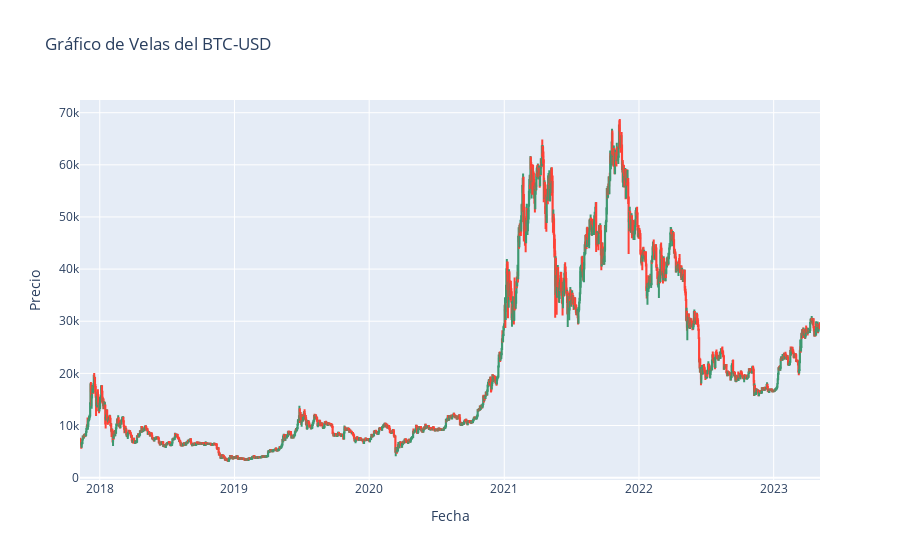
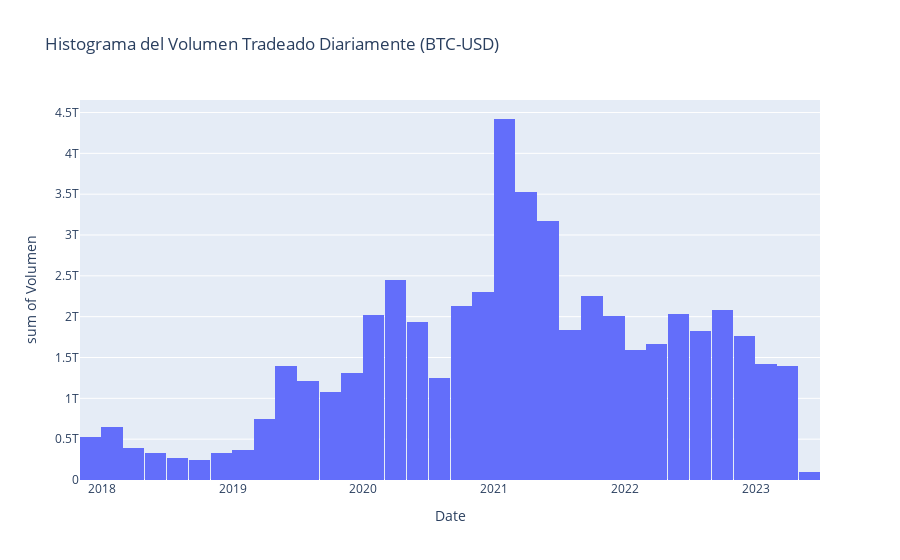

Notebook code for these charts, in order:
### Markdown cell above
%%HTML
<script src="https://cdnjs.cloudflare.com/ajax/libs/require.js/2.3.6/require.min.js"></script>

### Code cell
fig_candlestick = go.Figure(data=[go.Candlestick(x=btc_data.index,
                                                  open=btc_data['Open'],
                                                  high=btc_data['High'],
                                                  low=btc_data['Low'],
                                                  close=btc_data['Close'])])

fig_candlestick.update_layout(title='Gráfico de Velas del BTC-USD',
                              xaxis_title='Fecha',
                              yaxis_title='Precio',
                              xaxis_rangeslider_visible=False)

fig_histogram = px.histogram(btc_data, x=btc_data.index, y='Volume',
                             title='Histograma del Volumen Tradeado Diariamente (BTC-USD)',
                             labels={'x':'Fecha', 'Volume':'Volumen'})

fig_candlestick.show()
fig_histogram.show()

### Figure 1 — Plotly figure (JSON) as saved in the notebook; plotly's stock layout.template omitted (floating-point values rounded to 4 significant figures; data arrays with more than 128 entries replaced by an {"elided": "..."} marker saying what was removed)
{"data": [{"close": {"elided": "2005 float values"}, "high": {"elided": "2005 float values"}, "low": {"elided": "2005 float values"}, "open": {"elided": "2005 float values"}, "type": "candlestick", "x": {"elided": "2005 str values"}}], "layout": {"title": {"text": "Gráfico de Velas del BTC-USD"}, "xaxis": {"rangeslider": {"visible": false}, "title": {"text": "Fecha"}}, "yaxis": {"title": {"text": "Precio"}}}}

### Figure 2 — Plotly figure (JSON) as saved in the notebook; plotly's stock layout.template omitted (floating-point values rounded to 4 significant figures; data arrays with more than 128 entries replaced by an {"elided": "..."} marker saying what was removed)
{"data": [{"alignmentgroup": "True", "bingroup": "x", "histfunc": "sum", "hovertemplate": "Date=%{x}<br>sum of Volumen=%{y}<extra></extra>", "legendgroup": "", "marker": {"color": "#636efa", "pattern": {"shape": ""}}, "name": "", "offsetgroup": "", "orientation": "v", "showlegend": false, "type": "histogram", "x": {"elided": "2005 str values"}, "xaxis": "x", "y": {"elided": "2005 int values"}, "yaxis": "y"}], "layout": {"barmode": "relative", "legend": {"tracegroupgap": 0}, "title": {"text": "Histograma del Volumen Tradeado Diariamente (BTC-USD)"}, "xaxis": {"anchor": "y", "domain": [0, 1], "title": {"text": "Date"}}, "yaxis": {"anchor": "x", "domain": [0, 1], "title": {"text": "sum of Volumen"}}}}
